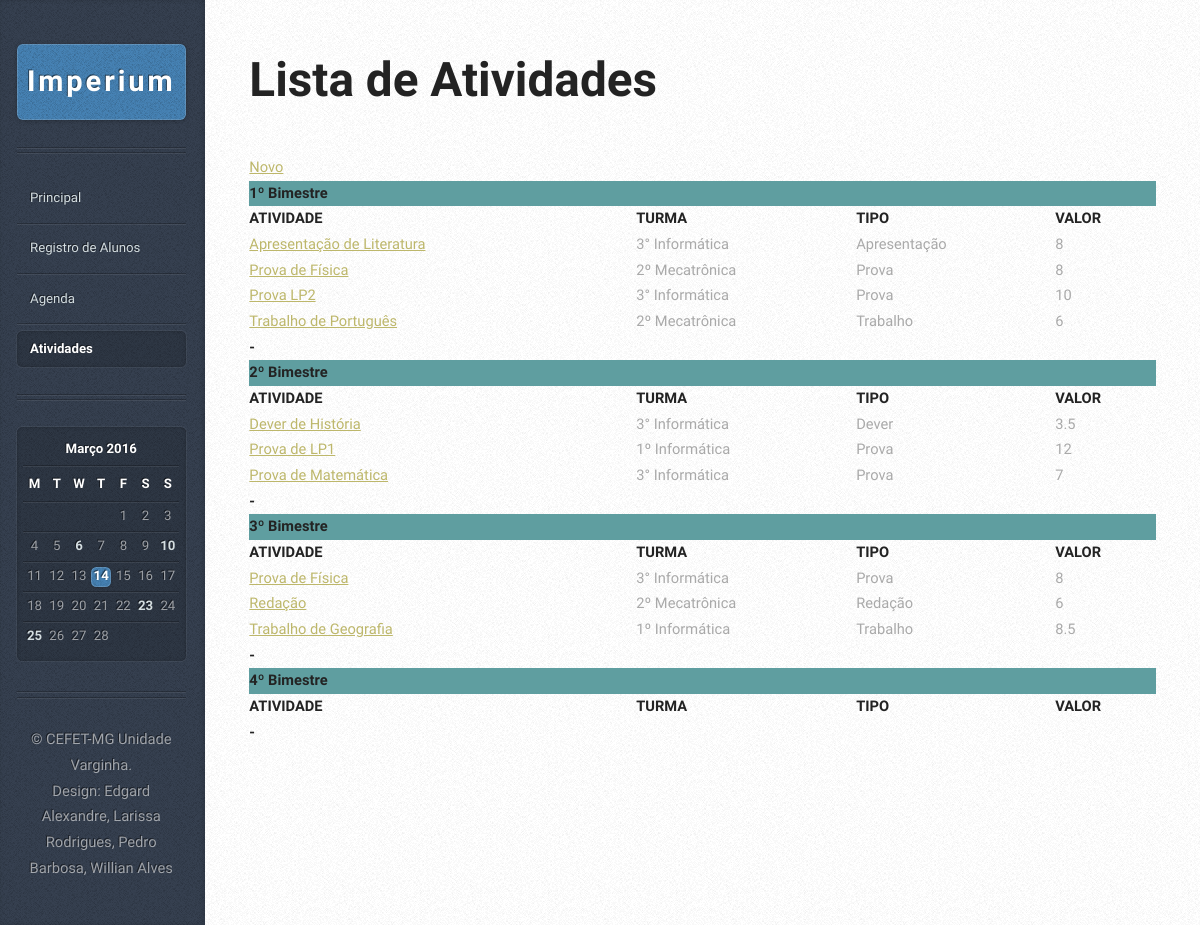
/atividadeLista.php, run on the app's committed database.
### tables this page shows
CREATE TABLE IF NOT EXISTS `Atividade` (
  `idAtividade` int(11) NOT NULL AUTO_INCREMENT,
  `nomeAtividade` varchar(45) NOT NULL,
  `valorAtividade` float NOT NULL,
  `bimestreAtividade` varchar(45) NOT NULL,
  `tipoAtividade` varchar(45) NOT NULL,
  `idTurmaAtividade` int(11) NOT NULL,
  PRIMARY KEY (`idAtividade`),
  KEY `idTurmaAtividade` (`idTurmaAtividade`)
);

CREATE TABLE IF NOT EXISTS `Turma` (
  `idTurma` int(11) NOT NULL AUTO_INCREMENT,
  `nomeTurma` varchar(45) DEFAULT NULL,
  PRIMARY KEY (`idTurma`)
);

### atividadeLista.php (the view, shortened to what this page needs)
<?php
    $PDO = db_connect();
    $sql = "SELECT idTurma, nomeTurma FROM Turma ORDER BY nomeTurma ASC";
    $sql1 = "SELECT idAtividade, nomeAtividade, valorAtividade, bimestreAtividade,tipoAtividade, idTurmaAtividade FROM Atividade WHERE bimestreAtividade = '1º Bimestre' ORDER BY nomeAtividade ASC";
    $sql2 = "SELECT idAtividade, nomeAtividade, valorAtividade, bimestreAtividade,tipoAtividade, idTurmaAtividade FROM Atividade WHERE bimestreAtividade = '2º Bimestre' ORDER BY nomeAtividade ASC";
    $sql3 = "SELECT idAtividade, nomeAtividade, valorAtividade, bimestreAtividade,tipoAtividade, idTurmaAtividade FROM Atividade WHERE bimestreAtividade = '3º Bimestre' ORDER BY nomeAtividade ASC";
    $stmt = $PDO->prepare($sql);
    $stmt1 = $PDO->prepare($sql1);
    $stmt2 = $PDO->prepare($sql2);
    $stmt3 = $PDO->prepare($sql3);
    $stmt->execute();
    $stmt1->execute();
    $stmt2->execute();
    $stmt3->execute();
?>
<!DOCTYPE HTML>
<html>
<head>
    <link rel="stylesheet" href="assets/css/mainScreen.css" />
    <link rel="stylesheet" href="assets/css/style.css" />
</head>
<body>
<div id="content">
    <div class="inner">
        <article class="box post post-excerpt">
            <header>
			<h2>Lista de Atividades</h2>
            </header>
            <table>
                <tr id="bim">
                    <td><h5>1º Bimestre</h5></td>
                    <td><h5> </h5></td>
					<td><h5> </h5></td>
                    <td> </td>
                </tr>
                <tr>
                    <td><h5>ATIVIDADE</h5></td>
                    <td><h5>TURMA</h5></td>
                    <td><h5>TIPO</h5></td>
                    <td><h5>VALOR</h5></td>
                </tr>
                <?php while($Atividade = $stmt1->fetch(PDO::FETCH_ASSOC)): ?>
                <tr>
                    <td><a href = "atividadeRegistro.php?id=<?php echo $Atividade['idAtividade']?>"><?php echo $Atividade['nomeAtividade']?><a></td>
                    <?php while($Turma = $stmt->fetch(PDO::FETCH_ASSOC)): ?>
                        <?php if($Atividade['idTurmaAtividade'] == $Turma['idTurma']): ?>
                                <td><?php echo $Turma['nomeTurma'] ?></td>
                        <?php endif; ?>
                    <?php endwhile;?>
                    <td><?php echo $Atividade['tipoAtividade']?></td>
                    <td><?php echo $Atividade['valorAtividade']?></td>
                </tr>
                <?php $stmt = $PDO->prepare($sql); ?>
                <?php $stmt->execute(); ?>
                <?php endwhile;?>
                <tr>
                    <td><h5>-</h5></td>
                </tr>
                <tr id="bim">
                    <td><h5>2º Bimestre</h5></td>
                    <td><h5> </h5></td>
					<td><h5> </h5></td>
                    <td> </td>
                </tr>
                <tr>
                    <td><h5>ATIVIDADE</h5></td>
                    <td><h5>TURMA</h5></td>
                    <td><h5>TIPO</h5></td>
                    <td><h5>VALOR</h5></td>
                </tr>
                <?php while($Atividade = $stmt2->fetch(PDO::FETCH_ASSOC)): ?>
                <tr>
                    <td><a href = "atividadeRegistro.php?id=<?php echo $Atividade['idAtividade']?>"><?php echo $Atividade['nomeAtividade']?></a></td>
                    <?php while($Turma = $stmt->fetch(PDO::FETCH_ASSOC)): ?>
                        <?php if($Atividade['idTurmaAtividade'] == $Turma['idTurma']): ?>
                                <td><?php echo $Turma['nomeTurma'] ?></td>
                        <?php endif; ?>
                    <?php endwhile;?>
                    <td><?php echo $Atividade['tipoAtividade']?></td>
                    <td><?php echo $Atividade['valorAtividade']?></td>
                </tr>
                <?php $stmt = $PDO->prepare($sql); ?>
                <?php $stmt->execute(); ?>
                <?php endwhile;?>
                <tr>
                    <td><h5>-</h5></td>
                </tr>
                 <tr id="bim">
                    <td><h5>3º Bimestre</h5></td>
                    <td><h5> </h5></td>
					<td><h5> </h5></td>
                    <td> </td>
                </tr>
                <tr>
                    <td><h5>ATIVIDADE</h5></td>
                    <td><h5>TURMA</h5></td>
                    <td><h5>TIPO</h5></td>
                    <td><h5>VALOR</h5></td>
                </tr>
                <?php while($Atividade = $stmt3->fetch(PDO::FETCH_ASSOC)): ?>
                <tr>
                    <td><a href = "atividadeRegistro.php?id=<?php echo $Atividade['idAtividade']?>"><?php echo $Atividade['nomeAtividade']?></a></td>
                    <?php while($Turma = $stmt->fetch(PDO::FETCH_ASSOC)): ?>
                        <?php if($Atividade['idTurmaAtividade'] == $Turma['idTurma']): ?>
                                <td><?php echo $Turma['nomeTurma'] ?></td>
                        <?php endif; ?>
                    <?php endwhile;?>
                    <td><?php echo $Atividade['tipoAtividade']?></td>
                    <td><?php echo $Atividade['valorAtividade']?></td>
                </tr>
                <?php $stmt = $PDO->prepare($sql); ?>
                <?php $stmt->execute(); ?>
                <?php endwhile;?>
                <tr>
                    <td><h5>-</h5></td>
                </tr>
                 <tr id="bim">
                    <td><h5>4º Bimestre</h5></td>
                    <td><h5> </h5></td>
					<td><h5> </h5></td>
                    <td> </td>
                </tr>
                <tr>
                    <td><h5>ATIVIDADE</h5></td>
                    <td><h5>TURMA</h5></td>
                    <td><h5>TIPO</h5></td>
                    <td><h5>VALOR</h5></td>
                </tr>
                <tr>
                    <td><h5>-</h5></td>
                </tr>
                <a href="form-add-Atividade.php"> Novo</a><br>
            </table>
            </article>
    </div>
</div>
			<div id="sidebar">
					<h1 id="logo"><a href="#">Imperium</a></h1>
					<nav id="nav">
						<ul>
							<li><a href="indexMain.html">Principal</a></li>
							<li><a href="turmaRegistro.php">Registro de Alunos</a></li>
							<li><a href="calendario.html">Agenda</a></li>
							<li class="current"><a href="atividadeLista.php">Atividades</a></li>
						</ul>
					</nav>
					<section class="box calendar">
						<div class="inner">
							<table>
								<caption>Março 2016</caption>
								<thead>
									<tr>
										<th scope="col" title="Monday">M</th>
										<th scope="col" title="Tuesday">T</th>
										<th scope="col" title="Wednesday">W</th>
										<th scope="col" title="Thursday">T</th>
										<th scope="col" title="Friday">F</th>
										<th scope="col" title="Saturday">S</th>
										<th scope="col" title="Sunday">S</th>
									</tr>
								</thead>
								<tbody>
									<tr>
										<td colspan="4" class="pad"><span>&nbsp;</span></td>
										<td><span>1</span></td>
										<td><span>2</span></td>
										<td><span>3</span></td>
									</tr>
									<tr>
										<td><span>4</span></td>
										<td><span>5</span></td>
										<td><a href="#">6</a></td>
										<td><span>7</span></td>
										<td><span>8</span></td>
										<td><span>9</span></td>
										<td><a href="#">10</a></td>
									</tr>
									<tr>
										<td><span>11</span></td>
										<td><span>12</span></td>
										<td><span>13</span></td>
										<td class="today"><a href="#">14</a></td>
										<td><span>15</span></td>
										<td><span>16</span></td>
										<td><span>17</span></td>
									</tr>
									<tr>
										<td><span>18</span></td>
										<td><span>19</span></td>
										<td><span>20</span></td>
										<td><span>21</span></td>
										<td><span>22</span></td>
										<td><a href="#">23</a></td>
										<td><span>24</span></td>
									</tr>
									<tr>
										<td><a href="#">25</a></td>
										<td><span>26</span></td>
										<td><span>27</span></td>
										<td><span>28</span></td>
										<td class="pad" colspan="3"><span>&nbsp;</span></td>
									</tr>
								</tbody>
							</table>
						</div>
					</section>
					<ul id="copyright">
						<li>&copy; CEFET-MG Unidade Varginha.</li><li>Design: Edgard Alexandre, Larissa Rodrigues, Pedro Barbosa, Willian Alves</a></li>
					</ul>
			</div>
	</body>
</html>

### assets/css/style.css (style rules this page uses)
#bim { background-color: cadetblue; }

### data on the page
atividade: nomeAtividade "Apresentação de Literatura", tipoAtividade "Apresentação", valorAtividade "8"
turma: nomeTurma "3° Informática"
atividade: nomeAtividade "Prova de Física", tipoAtividade "Prova", valorAtividade "8"
turma: nomeTurma "2º Mecatrônica"
atividade: nomeAtividade "Prova LP2", tipoAtividade "Prova", valorAtividade "10"
atividade: nomeAtividade "Trabalho de Português", tipoAtividade "Trabalho", valorAtividade "6"
atividade: nomeAtividade "Dever de História", tipoAtividade "Dever", valorAtividade "3.5"
atividade: nomeAtividade "Prova de LP1", tipoAtividade "Prova", valorAtividade "12"
turma: nomeTurma "1º Informática"
atividade: nomeAtividade "Prova de Matemática", tipoAtividade "Prova", valorAtividade "7"
atividade: nomeAtividade "Prova de Física", tipoAtividade "Prova", valorAtividade "8"
atividade: nomeAtividade "Redação", tipoAtividade "Redação", valorAtividade "6"
atividade: nomeAtividade "Trabalho de Geografia", tipoAtividade "Trabalho", valorAtividade "8.5"
